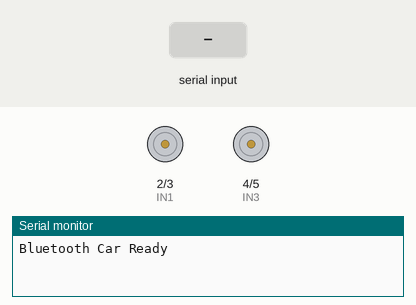
This sketch was run on a simulated Arduino Uno, built with avr-gcc and run on an emulated ATmega328P. Shown: motor-driver pin pairs drawn as motors (green arrow = first pin HIGH = forward, orange = second pin HIGH = backward, longer = more drive, scaled by the enable pin), the last lines printed to the serial monitor. The test bench sets the inputs (shaded band).

Above: at 1.2 s.
1.3 s: "F" received over the second serial link
At 1.8 s:
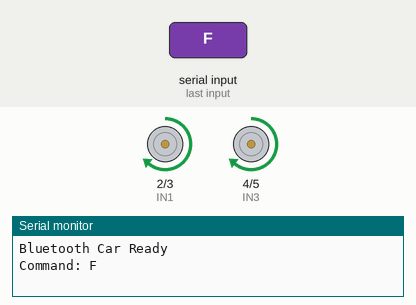
2.8 s: "B" received over the second serial link
At 4.0 s:
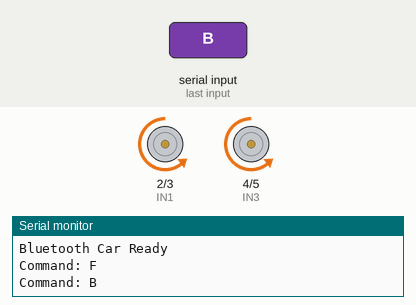
4.3 s: "L" received over the second serial link
At 5.3 s:
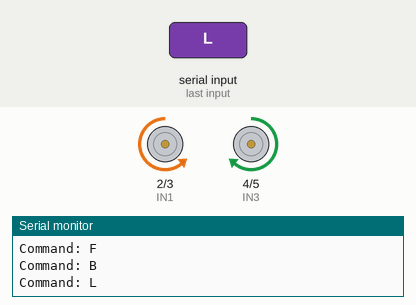
5.8 s: "R" received over the second serial link
At 6.5 s:
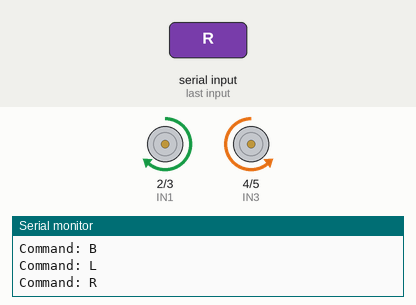
7.3 s: "0" received over the second serial link
At 7.6 s:
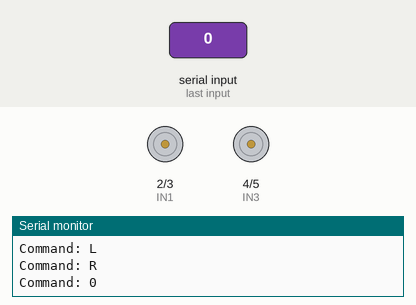
8.8 s: "1" received over the second serial link
At 9.9 s:
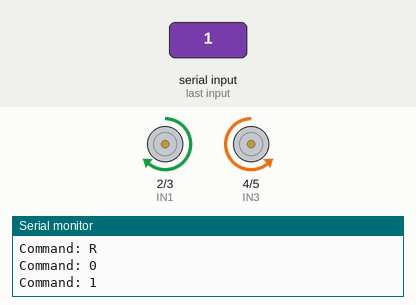
Timing chart, 0 to 11.3 s (numbered marks = the images above; inputs shaded):
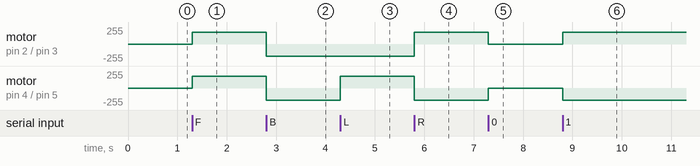

Measured:
- after the input at 1.3 s, motor on pin 2 (IN1) / pin 3 (IN2), motor on pin 4 (IN3) / pin 5 (IN4): stopped → forward 180/255 at once
- after the input at 2.8 s, motor on pin 2 (IN1) / pin 3 (IN2), motor on pin 4 (IN3) / pin 5 (IN4): forward 180/255 → backward 180/255 at once
- after the input at 4.3 s, motor on pin 4 (IN3) / pin 5 (IN4): backward 180/255 → forward 180/255 at once
- after the input at 5.8 s, motor on pin 2 (IN1) / pin 3 (IN2): backward 180/255 → forward 180/255 at once; motor on pin 4 (IN3) / pin 5 (IN4): forward 180/255 → backward 180/255 at once
- after the input at 7.3 s, motor on pin 2 (IN1) / pin 3 (IN2): forward 180/255 → stopped at once; motor on pin 4 (IN3) / pin 5 (IN4): backward 180/255 → stopped at once
- after the input at 8.8 s, motor on pin 2 (IN1) / pin 3 (IN2): stopped → forward 180/255 at once; motor on pin 4 (IN3) / pin 5 (IN4): stopped → backward 180/255 at once

The sketch:

CONTROLLED_CAR.ino
```cpp
#include <SoftwareSerial.h>

// HC-05 Bluetooth: RX, TX
SoftwareSerial bluetooth(10, 11);

// L298N motor driver pins
#define IN1 2
#define IN2 3
#define IN3 4
#define IN4 5
#define ENA 6
#define ENB 9

int motorSpeed = 180;  // Speed: 0 to 255
char command;

void setup() {
  pinMode(IN1, OUTPUT);
  pinMode(IN2, OUTPUT);
  pinMode(IN3, OUTPUT);
  pinMode(IN4, OUTPUT);
  pinMode(ENA, OUTPUT);
  pinMode(ENB, OUTPUT);

  Serial.begin(9600);
  bluetooth.begin(9600);

  stopCar();

  Serial.println("Bluetooth Car Ready");
}

void loop() {
  if (bluetooth.available()) {
    command = bluetooth.read();
    Serial.print("Command: ");
    Serial.println(command);

    switch (command) {
      case 'F':
        forward();
        break;

      case 'B':
        backward();
        break;

      case 'L':
        turnLeft();
        break;

      case 'R':
        turnRight();
        break;

      case 'S':
        stopCar();
        break;

      case '0':
        motorSpeed = 0;
        setSpeed();
        break;

      case '1':
        motorSpeed = 100;
        setSpeed();
        break;

      case '2':
        motorSpeed = 140;
        setSpeed();
        break;

      case '3':
        motorSpeed = 180;
        setSpeed();
        break;

      case '4':
        motorSpeed = 200;
        setSpeed();
        break;

      case '5':
        motorSpeed = 220;
        setSpeed();
        break;

      case '6':
        motorSpeed = 255;
        setSpeed();
        break;

      default:
        break;
    }
  }
}

void setSpeed() {
  analogWrite(ENA, motorSpeed);
  analogWrite(ENB, motorSpeed);
}

void forward() {
  setSpeed();
  digitalWrite(IN1, HIGH);
  digitalWrite(IN2, LOW);
  digitalWrite(IN3, HIGH);
  digitalWrite(IN4, LOW);
}

void backward() {
  setSpeed();
  digitalWrite(IN1, LOW);
  digitalWrite(IN2, HIGH);
  digitalWrite(IN3, LOW);
  digitalWrite(IN4, HIGH);
}

void turnLeft() {
  setSpeed();
  digitalWrite(IN1, LOW);
  digitalWrite(IN2, HIGH);
  digitalWrite(IN3, HIGH);
  digitalWrite(IN4, LOW);
}

void turnRight() {
  setSpeed();
  digitalWrite(IN1, HIGH);
  digitalWrite(IN2, LOW);
  digitalWrite(IN3, LOW);
  digitalWrite(IN4, HIGH);
}

void stopCar() {
  digitalWrite(IN1, LOW);
  digitalWrite(IN2, LOW);
  digitalWrite(IN3, LOW);
  digitalWrite(IN4, LOW);
  analogWrite(ENA, 0);
  analogWrite(ENB, 0);
}
```
